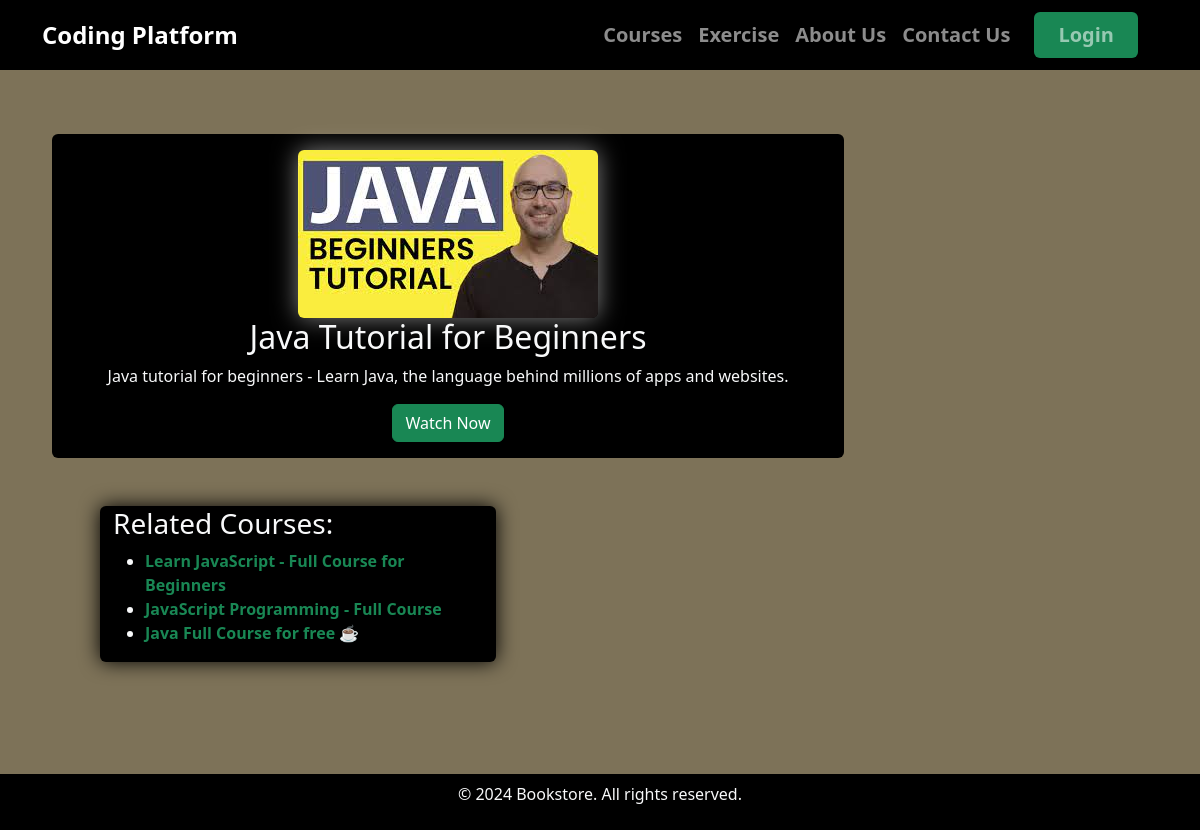
The page /courses/1/ on the database its author committed.
### codingChallenge/models.py (models this page shows)
class Course(models.Model):
    image = models.ImageField(null=True)
    title = models.CharField(max_length=200)
    description = models.TextField()
    link = models.URLField(max_length=200,null=True)
    def __str__(self) -> str:
        return self.title

### codingChallenge/views.py (the view)
# urls.py: path('courses/<int:course_id>/', course_detail, name='course_detail'),
def course_detail(request, course_id):
    course = get_object_or_404(Course, pk=course_id)
    related_courses = Course.objects.exclude(pk=course_id).filter(
        Q(title__icontains=course.title) |
        Q(title__icontains=course.title.split()[0])
    )[:3]
    print(related_courses)
    return render(request, 'course_detail.html', {'course': course, 'related_courses': related_courses})

### codingChallenge/templates/course_detail.html
{% extends "base.html" %}
{% block content %}
<div class="container m-5 p-3 col-8">
    <div class="row">
        <div class="col-12 card-body bg-black text-light p-3 rounded text-center">
            <img class="rounded" src="{{ course.image.url }}" alt="...">
            <h2>{{ course.title }}</h2>
            <p>{{ course.description }}</p>
            <a href="{{ course.link }}" class="btn btn-success">Watch Now</a>
        </div>
        <div class="card m-5 col-md-6 bg-black text-light">
            <h3>Related Courses: </h3>
            <ul>
                {% for related_course in related_courses %}
                <li>
                    <a class="text-success fw-bold" href="{% url 'course_detail' related_course.pk %}">
                        {{ related_course.title }}</a>
                </li>
                {% empty %}
                <li>No related courses found.</li>
                {% endfor %}
            </ul>
        </div>
    </div>
</div>
{% endblock %}

### codingChallenge/templates/base.html (style rules this page uses)
img { box-shadow: 0 0 25px rgba(255, 255, 255, 0.5); }
body { background: rgba(58, 41, 1, 0.655); }
.card { transition: ease-in-out 0.7s; box-shadow: 0 0 20px rgb(0, 0, 0); }
a { text-decoration: none; }

### rows shown on the page
Course: image (picture), title "Java Tutorial for Beginners", description "Java tutorial for beginners - Learn Java, the language behind millions of apps and websites."
Course: title "Learn JavaScript - Full Course for Beginners"
Course: title "JavaScript Programming - Full Course"
Course: title "Java Full Course for free ☕"
